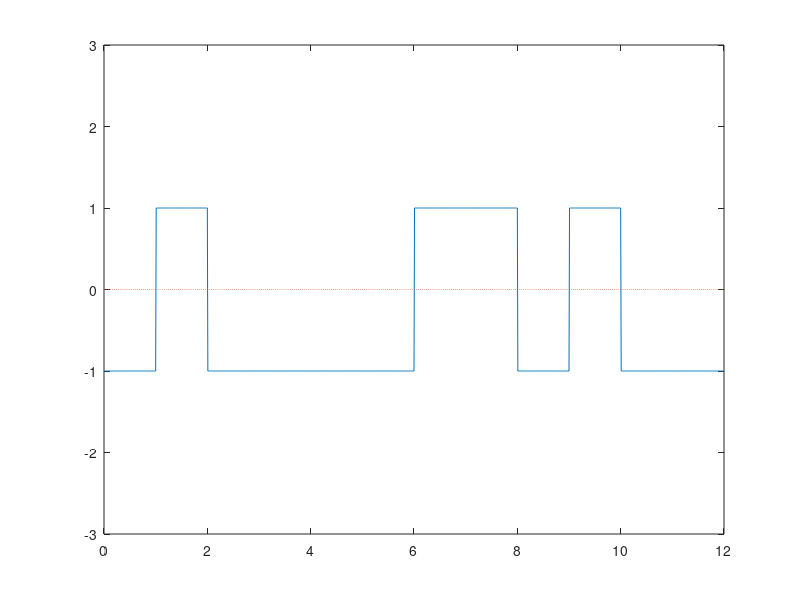

MATLAB code to generate this figure:
clear all;

bits = [1,1,1,0,0,0,1,0,1,1,1,0]
prev=1
amp=1;
amp=amp*prev;

for i = 1:length(bits)
    if(bits(i)==0) 
        amplitude(i) = amp;
        amp=amplitude(i);
    else 
        amplitude(i) = -amp;
        amp=amplitude(i);
    end
    
end


bit=length(bits);
bit_rate=1;
Time=bit/bit_rate; 

sampling_frequency = 100;
time = 0:.01:Time;

x = 1;

for i = 1:length(time)
    y(i)=0;
    y_value(i)= amplitude(x);
    if time(i)>=x
        x= x+1;
    end
end
     

plot(time,y_value ,time,y,':');
axis([0 Time -3 3]);


% demodulation
x=0;
count=0;
lastbit=1;
for i=1:length(time)
  if(time(i)>count)
   % x=x+1;
    count=count+1;
     if(y_value(i))!=lastbit
     ansbit(count)=1;
     lastbit=-lastbit;
  else
    ansbit(count)=0;
    end
  end
end
disp('Demodulation : ')
disp(ansbit);
